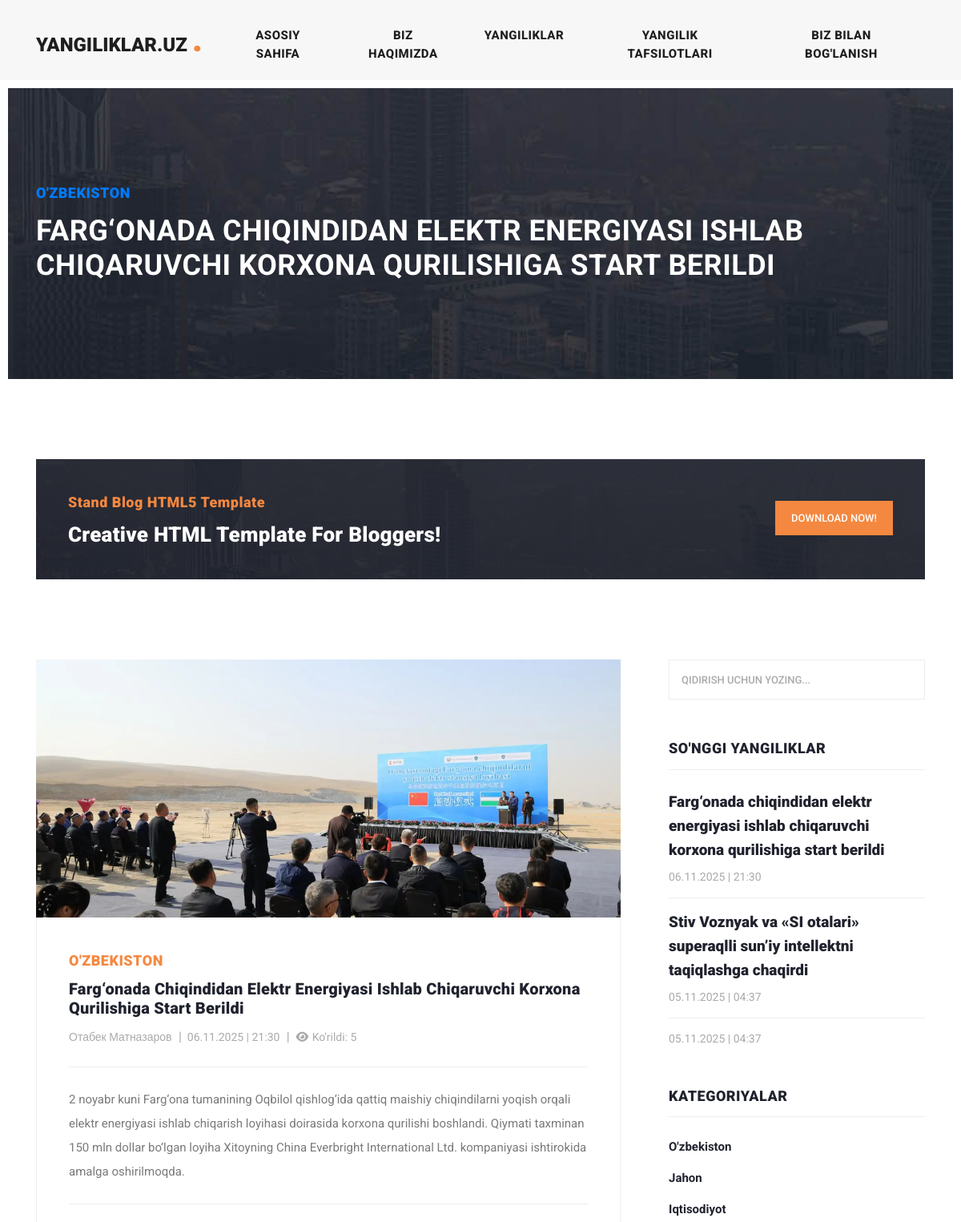
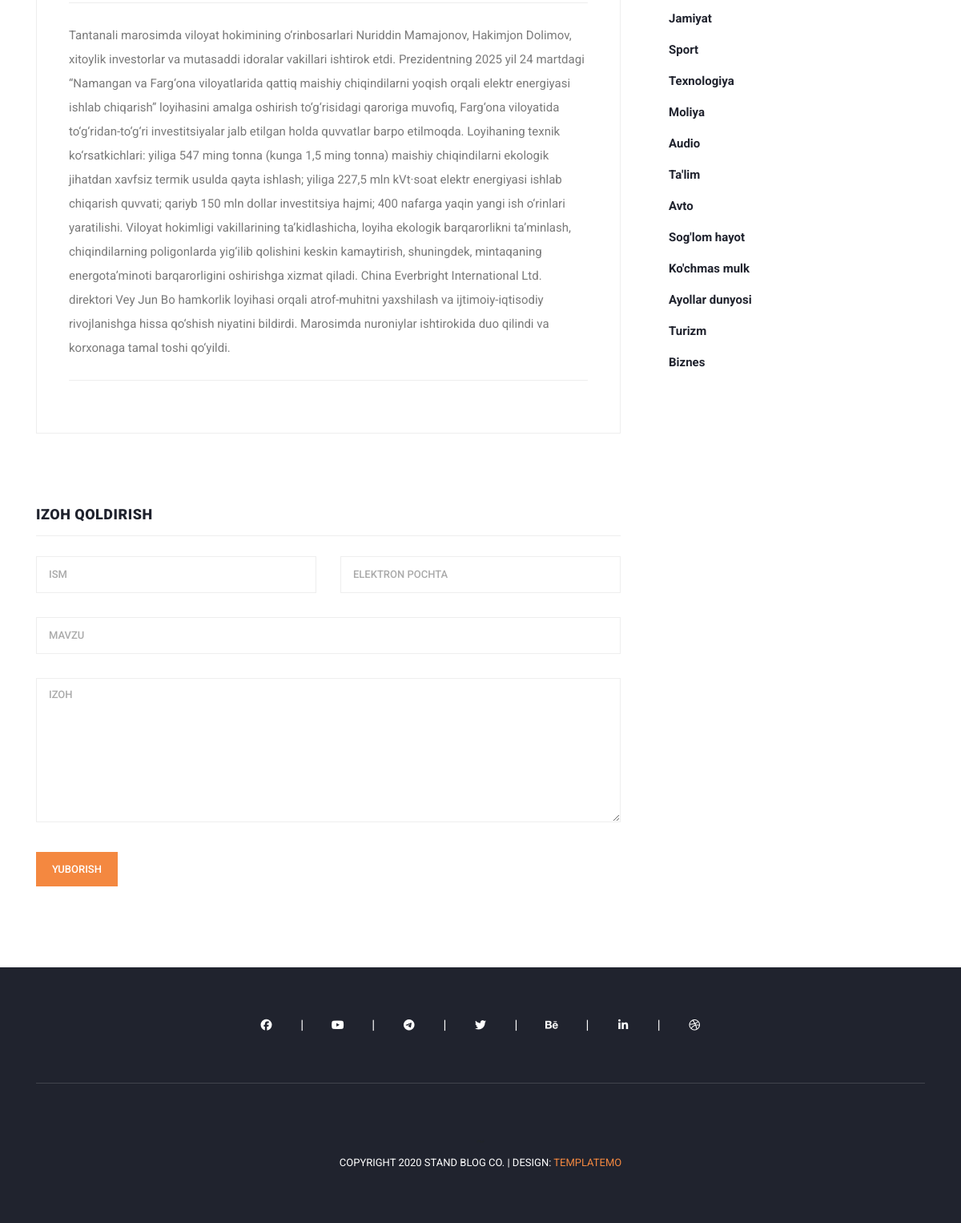
The app's page /?controller=news_view&id=1 with its own data (2 pictures, top to bottom).
### tables this page shows
CREATE TABLE `menu` (
    `id` INTEGER PRIMARY KEY AUTOINCREMENT,
    `name` VARCHAR(255) NOT NULL,
    `position` INTEGER DEFAULT NULL,
    `url` VARCHAR(255) DEFAULT NULL,
    `status` BOOLEAN DEFAULT TRUE
);

CREATE TABLE `news`
(
    `id`          INTEGER PRIMARY KEY AUTOINCREMENT,
    `author_id`   INTEGER NOT NULL,
    `is_banner`   INTEGER DEFAULT 0 CHECK (is_banner IN (0, 1)), -- 0=yo'q, 1=ha
    `title`       TEXT    NOT NULL,
    `description` TEXT,
    `category_id` INTEGER NOT NULL,
    `image`       TEXT    DEFAULT NULL,
    `body`        TEXT    DEFAULT NULL,
    `seen_count`  INTEGER DEFAULT 0 CHECK (seen_count >= 0),
    `created_at`  TEXT    DEFAULT (datetime('now', '+5 hours')), -- sqlite da datetime turi yo'q
    `updated_at`  TEXT    DEFAULT (datetime('now', '+5 hours')),
    `status`      INTEGER DEFAULT 1 CHECK (status IN (0, 1))    -- 0=nofaol, 1=faol

);

CREATE TABLE `category`
(
    `id`     INTEGER PRIMARY KEY AUTOINCREMENT,
    `name`   TEXT NOT NULL,
    `status` BOOLEAN DEFAULT TRUE
);

CREATE TABLE `author`
(
  `id` INTEGER PRIMARY KEY AUTOINCREMENT,
  `name` VARCHAR(100) NOT NULL,
  `status` BOOLEAN DEFAULT TRUE
);

CREATE TABLE `social`
(
    `id`       INTEGER PRIMARY KEY AUTOINCREMENT,
    `name`     TEXT(255) NOT NULL,     -- nomi
    `url`      TEXT(255) DEFAULT NULL, -- manzili
    `icon_class` TEXT(255) DEFAULT NULL, -- ikonkasi
    `position` INTEGER   DEFAULT NULL,
    `status`   BOOLEAN   DEFAULT 1     -- yoqib/o'chirish uchun statusi
);

### views/widgets/view-main-content.php (the view)
<section class="call-to-action">
    <div class="container">
        <div class="row">
            <div class="col-lg-12">
                <div class="main-content">
                    <div class="row">
                        <div class="col-lg-8">
                            <span>Stand Blog HTML5 Template</span>
                            <h4>Creative HTML Template For Bloggers!</h4>
                        </div>
                        <div class="col-lg-4">
                            <div class="main-button">
                                <a rel="nofollow" href="https://templatemo.com/tm-551-stand-blog" target="_parent">Download
                                    Now!</a>
                            </div>
                        </div>
                    </div>
                </div>
            </div>
        </div>
    </div>
</section>
<section class="blog-posts grid-system">
    <div class="container">
        <div class="row">
            <div class="col-lg-8">
                <div class="all-blog-posts">
                    <div class="row">
                        <div class="col-lg-12">
                            <div class="blog-post">
                                <div class="blog-thumb">
                                    <?php $image = getImage('news', $newsItem['news_id'], $newsItem['rasm']); ?>
                                    <a>
                                        <img src="<?= $image; ?>"
                                             style="height: 322px; width: 730px; object-fit: cover"
                                             alt="<?= $newsItem['sarlavha']; ?> ">
                                    </a>
                                </div>
                                <div class="down-content">
                                    <span> <?= $newsItem['kategoriya']; ?> </span>
                                    <a><h4> <?= $newsItem['sarlavha'] ?> </h4></a>
                                    <ul class="post-info">
                                        <li><a href="#"> <?= $newsItem['muallif'] ?> </a></li>
                                        <li>
                                            <a> <?= date('d.m.Y  |  H:i', strtotime($newsItem['yaratilgan_vaqti'])); ?> </a>
                                        </li>
                                        <li><a> <i class="fas fa-eye"></i>
                                                Ko'rildi: <?= $newsItem['kurishlar_soni']; ?> </a></li>
                                    </ul>
                                    <p> <?= $newsItem['qisqa_tavsif'] ?> </p>
                                    <p> <?= $newsItem['yangilik_matni'] ?> </p>
                                </div>
                            </div>
                        </div>
                        <div class="col-lg-12">
                            <div class="sidebar-item submit-comment">
                                <div class="sidebar-heading">
                                    <h2>Izoh qoldirish</h2>
                                </div>
                                <div class="content">
                                    <form id="comment" action="#" method="post">
                                        <div class="row">
                                            <div class="col-md-6 col-sm-12">
                                                <fieldset>
                                                    <input name="name" type="text" id="name"
                                                           placeholder="Ism"
                                                           required="">
                                                </fieldset>
                                            </div>
                                            <div class="col-md-6 col-sm-12">
                                                <fieldset>
                                                    <input name="email" type="text" id="email"
                                                           placeholder="Elektron pochta"
                                                           required="">
                                                </fieldset>
                                            </div>
                                            <div class="col-md-12 col-sm-12">
                                                <fieldset>
                                                    <input name="subject" type="text" id="subject"
                                                           placeholder="Mavzu">
                                                </fieldset>
                                            </div>
                                            <div class="col-lg-12">
                                                <fieldset>
                                                    <textarea name="message" rows="6" id="message"
                                                              placeholder="Izoh" required=""></textarea>
                                                </fieldset>
                                            </div>
                                            <div class="col-lg-12">
                                                <fieldset>
                                                    <button type="submit" id="form-submit" class="main-button">Yuborish
                                                    </button>
                                                </fieldset>
                                            </div>
                                        </div>
                                    </form>
                                </div>
                            </div>
                        </div>
                    </div>
                </div>
            </div>
            <div class="col-lg-4">
                <?php require_once __DIR__ . '/sidebar.php'; ?>
            </div>
        </div>
    </div>
</section>
<div class="col-lg-4">

### views/widgets/header.php (shortened to what the rows shown need)
<!DOCTYPE html>
<html lang="uz">
<head>
    <link href="vendor/bootstrap/css/bootstrap.min.css" rel="stylesheet">
    <link rel="stylesheet" href="assets/css/all.min.css">
    <link rel="stylesheet" href="assets/css/fontawesome.css">
    <link rel="stylesheet" href="assets/css/templatemo-stand-blog.css">
    <link rel="stylesheet" href="assets/css/owl.css">
</head>
<body>
<header class="">
    <nav class="navbar navbar-expand-lg">
        <div class="container">
            <a class="navbar-brand" href="/">
                <h2> <?= SITE_NAME ?? 'Sayt nomi'; ?> <em>.</em></h2>
            </a>
            <div class="collapse navbar-collapse" id="navbarResponsive">
                <ul class="navbar-nav ml-auto">
                    <?php if (!empty($menus)): ?>
                        <?php foreach ($menus as $menu): ?>
                            <li class="nav-item">
                                <a class="nav-link" href="<?= $menu['url']; ?>">
                                    <?= $menu['name']; ?>
                                </a>
                            </li>
                        <?php endforeach; ?>
                    <?php endif; ?>
                </ul>
            </div>
        </div>
    </nav>
</header>

### views/widgets/view-main-banner.php (shortened to what the rows shown need)
<div class="heading-page header-text">
    <section class="page-heading">
        <div class="container">
            <div class="row">
                <div class="col-lg-12">
                    <div class="text-content">
                        <h4>
                            <a href="?controller=category&cat=<?= urlencode($newsItem['kategoriya']); ?>"
                               class="category-link">
                                <?= htmlspecialchars($newsItem['kategoriya']); ?>
                            </a>
                        </h4>
                        <h2> <?= $newsItem['sarlavha']; ?> </h2>
                    </div>
                </div>
            </div>
        </div>
    </section>
</div>

### views/widgets/sidebar.php (shortened to what the rows shown need)
<div class="sidebar">
    <div class="row">
        <div class="col-lg-12">
            <div class="sidebar-item search">
                <form id="search_form" name="gs" method="GET" action="#">
                    <input type="text" name="q" class="searchText" placeholder="qidirish uchun yozing..."
                           autocomplete="on">
                </form>
            </div>
        </div>
        <div class="col-lg-12">
            <div class="sidebar-item recent-posts">
                <div class="sidebar-heading">
                    <h2>So'nggi yangiliklar</h2>
                </div>
                <div class="content">
                    <ul>
                        <?php if (!empty($news)): ?>
                            <?php foreach ($news as $news_item): ?>
                                <li>
                                    <a href="?controller=news_view&id=<?= htmlspecialchars($news_item['news_id']) ?>">
                                        <h5> <?= htmlspecialchars($news_item['sarlavha']); ?> </h5>
                                        <span><?= date('d.m.Y  |  H:i', strtotime($news_item['yaratilgan_vaqti'])); ?></span>
                                    </a>
                                </li>
                            <?php endforeach; ?>
                        <?php else: echo 'news massivi null!'; ?>
                        <?php endif; ?>
                    </ul>
                </div>
            </div>
        </div>
        <div class="col-lg-12">
            <div class="sidebar-item categories">
                <div class="sidebar-heading">
                    <h2>Kategoriyalar</h2>
                </div>
                <div class="content">
                    <ul>
                        <?php if (!empty($categories)): ?>
                            <?php foreach ($categories as $category): ?>
                                <li><a href="#"> <?= $category['name'] ?> </a></li>
                            <?php endforeach; ?>
                        <?php endif; ?>
                    </ul>
                </div>
            </div>
        </div>
    </div>
</div>

### views/widgets/footer.php (shortened to what the rows shown need)
</div>
<footer>
    <div class="container">
        <div class="row">
            <div class="col-lg-12">
                <ul class="social-icons">
                    <?php if (!empty($socials)) : ?>
                        <?php foreach ($socials as $social) : ?>
                            <li>
                                <a href="<?= $social['url'] ?>" target="_blank">
                                    <i class="<?= $social['icon_class']; ?>>"></i>
                                </a>
                            </li>
                        <?php endforeach; ?>
                    <?php endif; ?>
                </ul>
            </div>
            <div class="col-lg-12">
                <div class="copyright-text">~
                    <p>Copyright 2020 Stand Blog Co.
                        | Design: <a rel="nofollow" href="https://templatemo.com" target="_parent">TemplateMo</a></p>
                </div>
            </div>
        </div>
    </div>
</footer>
</body>
</html>

### records on screen
menu: name "ASOSIY SAHIFA"
menu: name "BIZ HAQIMIZDA"
menu: name "YANGILIKLAR"
menu: name "YANGILIK TAFSILOTLARI"
menu: name "BIZ BILAN BOG'LANISH"
news: category.name "O'ZBEKISTON", title "FARG‘ONADA CHIQINDIDAN ELEKTR ENERGIYASI ISHLAB CHIQARUVCHI KORXONA QURILISHIGA START BERILDI", id+image (picture), title "Farg‘onada Chiqindidan Elektr Energiyasi Ishlab Chiqaruvchi Korxona Qurilishiga Start Berildi", author.name "Отабек Матназаров", created_at "06.11.2025 | 21:30", seen_count "5", description "2 noyabr kuni Farg‘ona tumanining Oqbilol qishlog‘ida qattiq maishiy chiqindilarni yoqish orqali elektr energiyasi ishlab chiqarish loyihasi doirasida korxona qurilishi boshlandi. Qiymati taxminan 150 mln dollar bo‘lgan loyiha Xitoyning China Everbright International Ltd. kompaniyasi ishtirokida amalga oshirilmoqda.", body "Tantanali marosimda viloyat hokimining o‘rinbosarlari Nuriddin Mamajonov, Hakimjon Dolimov, xitoylik investorlar va mutasaddi idoralar vakillari ishtirok etdi. Prezidentning 2025 yil 24 martdagi “Namangan va Farg‘ona viloyatlarida qattiq maishiy chiqindilarni yoqish orqali elektr energiyasi ishlab chiqarish” loyihasini amalga oshirish to‘g‘risidagi qaroriga muvofiq, Farg‘ona viloyatida to‘g‘ridan-to‘g‘ri investitsiyalar jalb etilgan holda quvvatlar barpo etilmoqda. Loyihaning texnik ko‘rsatkichlari: yiliga 547 ming tonna (kunga 1,5 ming tonna) maishiy chiqindilarni ekologik jihatdan xavfsiz termik usulda qayta ishlash; yiliga 227,5 mln kVt·soat elektr energiyasi ishlab chiqarish quvvati;…", title "Farg‘onada chiqindidan elektr energiyasi ishlab chiqaruvchi korxona qurilishiga start berildi"
news: title "Stiv Voznyak va «SI otalari» superaqlli sun’iy intellektni taqiqlashga chaqirdi", created_at "05.11.2025 | 04:37"
news: created_at "05.11.2025 | 04:37"
category: name "O'zbekiston"
category: name "Jahon"
category: name "Iqtisodiyot"
category: name "Jamiyat"
category: name "Sport"
category: name "Texnologiya"
category: name "Moliya"
category: name "Audio"
category: name "Ta'lim"
category: name "Avto"
category: name "Sog'lom hayot"
category: name "Ko'chmas mulk"
category: name "Ayollar dunyosi"
category: name "Turizm"
category: name "Biznes"

### other values on screen
SITE_NAME "YANGILIKLAR.UZ"
